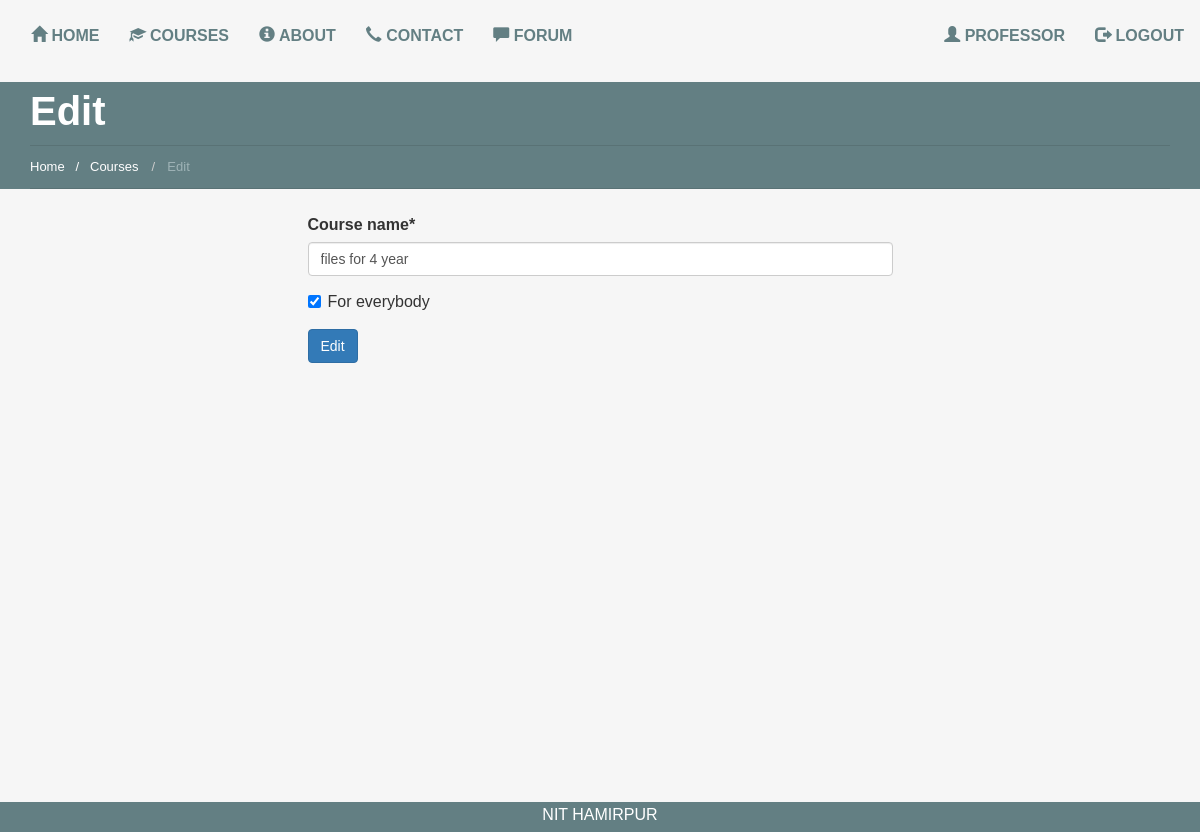
Page /courses/professor/files for 4 year/edit/ (signed in) on the committed database.
### users/models.py (models this page shows)
class UserProfile(AbstractUser):
    is_professor = models.BooleanField(default=False)
    is_site_admin = models.BooleanField(default=False)

### courses/models.py (models this page shows, shortened)
class Course(models.Model):
    course_name = models.CharField(unique=True, max_length=20)
    course_created_date = models.DateTimeField(auto_now_add=True)
    user = models.ForeignKey(UserProfile, default=1)
    students = models.ManyToManyField(UserProfile, related_name='students_to_course')
    for_everybody = models.BooleanField(default=True)

### courses/views.py (the view)
# urls.py: url(r'^professor/(?P<course_name>[\w ]+)/edit/$', course_views.update_course, name='edit'),
@user_passes_test(lambda user: user.is_professor)
def update_course(request, course_name=None):
    instance = Course.objects.get(course_name=course_name)
    update_course_form = EditCourseForm(request.POST or None, instance=instance)
    path = request.path.split('/')[1]
    redirect_path = path
    path = path.title()
    context = {
        "title": "Edit",
        "form": update_course_form,
        "path": path,
        "redirect_path": redirect_path,
    }
    if update_course_form.is_valid():
        update_course_form.save()
        return redirect(reverse('profile'))
    return render(request, "courses/edit.html", context)

### courses/forms.py
class EditCourseForm(forms.ModelForm):
    class Meta:
        model = Course
        fields = ['course_name', 'for_everybody']

### templates/courses/edit.html (shortened to what this page needs)
{% extends 'base.html' %}
{% load crispy_forms_tags %}
{% load staticfiles %}
{% block content %}
  {% include 'breadcrumb.html' %}
  <div class="row">
    <div class="col-md-6 col-md-offset-3">
      <form method='POST' action=''>
        {{ form|crispy }}
        <input class='btn btn-primary' type='submit' value='Edit'/>
      </form>
    </div>
  </div>
{% endblock %}

### templates/navbar.html (shortened to what this page needs)
<nav class="navbar" role="navigation">
  <div class="container-fluid">
    <div class="collapse navbar-collapse" id="mainNavBar">
      <ul class="nav navbar-nav">
        <li class="active"><a href="/"><span class="glyphicon glyphicon-home"></span> Home</a></li>
        {% if request.user.is_authenticated %}
          <li><a href="{% url 'courses' %}"><span class="glyphicon glyphicon-education"></span> Courses</a></li>
        {% else %}
          <li><a href="/"><span class="glyphicon glyphicon-education"></span> Courses</a></li>
        {% endif %}
        <li><a href="{% url 'about' %}"><span class="glyphicon glyphicon-info-sign"></span> About</a></li>
        <li><a href="{% url 'contact' %}"><span class="glyphicon glyphicon-earphone"></span> Contact</a></li>
        {% if request.user.is_authenticated %}
          <li><a href="{% url 'forum' %}"><span class="glyphicon glyphicon glyphicon-comment"></span> Forum</a></li>
        {% endif %}
      </ul>
      <ul class="nav navbar-nav navbar-right">
        {% if request.user.is_authenticated %}
          <li><a href="{% url 'profile' %}"><span class="glyphicon glyphicon-user"></span> {{ user.get_username }}</a>
          </li>
          <li><a href="/accounts/logout"><span class="glyphicon glyphicon-log-out"></span> Logout</a></li>
        {% else %}
          <li><a href="/accounts/register"><span class="glyphicon glyphicon-plus"></span> Sign Up</a></li>
          <li><a href="/accounts/login"><span class="glyphicon glyphicon-user"></span> Log In</a></li>
        {% endif %}
      </ul>
    </div>
  </div>
</nav>

### users/static_in_users/static_files/css/base.css (style rules this page uses)
html, body { font-family: 'Source Sans Pro', sans-serif; font-size: 100%; background-color: #F6F6F6; height: 100%; }
ul, ol { margin: 0; }

### users/static_in_users/static_files/css/home.css (style rules this page uses)
ul, ol { margin: 0; }
html, body { font-family: 'Source Sans Pro', sans-serif; font-size: 100%; background-color: #F6F6F6; }
a { outline: none !important; }
@media (max-width: 1200px) { #mainNavBar { padding-left: 0; padding-right: 0; } }
#mainNavBar { margin-top: 10px; }
#mainNavBar li a { display: block; font-size: 1em; color: #637f83; -webkit-transition: all 0.3s ease; -moz-transition: all 0.3s ease; -o-transition: all 0.3s ease; transition: all 0.3s ease; text-transform: uppercase; font-weight: bold; }

### rows in the picture
UserProfile: get_username "PROFESSOR"
Course: course_name "files for 4 year", for_everybody "☑"

### other values in the picture
{{ title }} "Edit"
{{ path }} "Courses"
